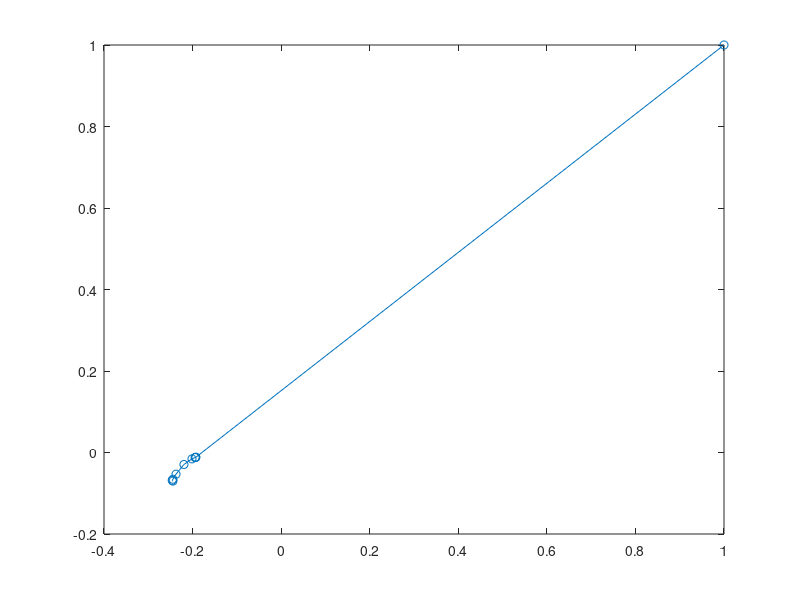

This chart was generated by the following MATLAB code:
close all
clear all
clc

f = @(x) 100*(x(2) - x(1)^2)^2 + (1 - x(1))^2;
h = @(x) (x(1) + 0.5)^2 + (x(2) + 0.5)^2 - 0.25;

phi = @(x, alpha, lambda) f(x) + lambda*h(x) + 0.5*alpha*h(x)^2;
tol = 1e-4;
alpha = 0.1;
beta = 6;
lambda = 10;
x = [1 1]';
i = 1;

while abs(h(x)) > tol
    x_plot(:,i) = x;
    
    fun = @(x) phi(x,alpha, lambda);
    lamda = lambda + alpha*h(x);
    
    x = fminsearch(fun, x);
    i = i + 1;
    
    
    alpha = alpha*beta;
end

plot(x_plot(1,:), x_plot(2,:), '-o')